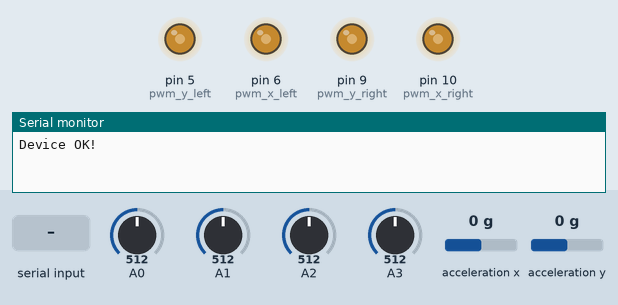
A sketch run on a simulated Arduino Uno, built with avr-gcc and run on an emulated ATmega328P. On the bench: output pins drawn as LEDs (lit = HIGH), the last lines printed to the serial monitor. The test bench sets the inputs (shaded band); at power-on: A0 = 512, A1 = 512, A2 = 512, A3 = 512, acceleration x 0 g, acceleration y 0 g.

Above: at 1.2 s.
1.3 s: A0 set to 716
At 2.5 s:
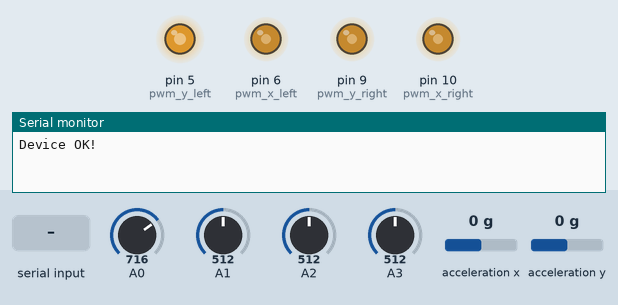
2.8 s: A1 set to 716
At 3.6 s:
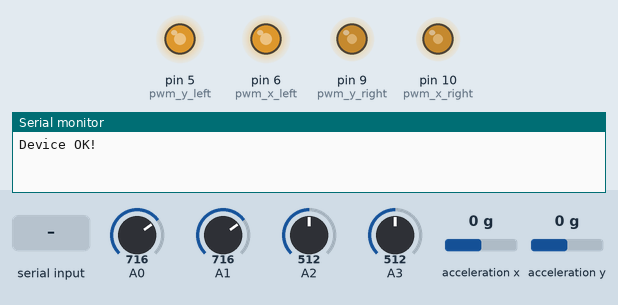
4.3 s: A2 set to 716
At 4.8 s:
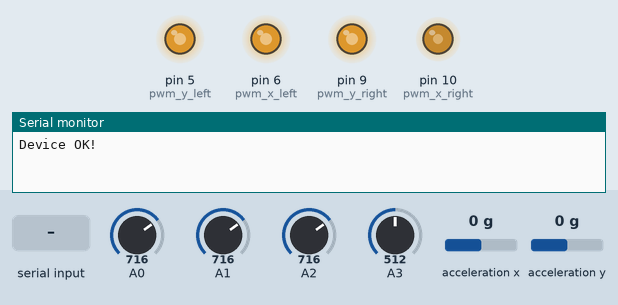
5.8 s: A3 set to 716
At 7.0 s:
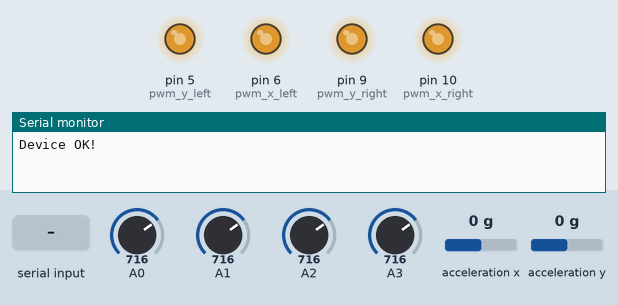
7.3 s: A1 set to 992
At 8.3 s:
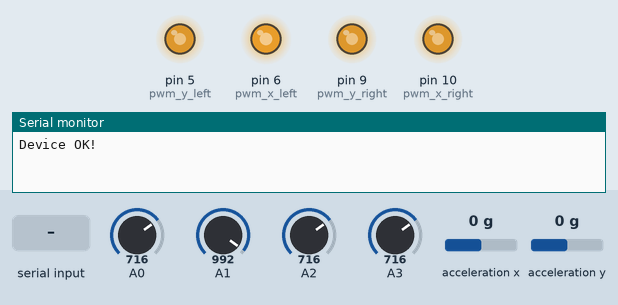
8.8 s: "1" received over Serial
At 9.5 s:
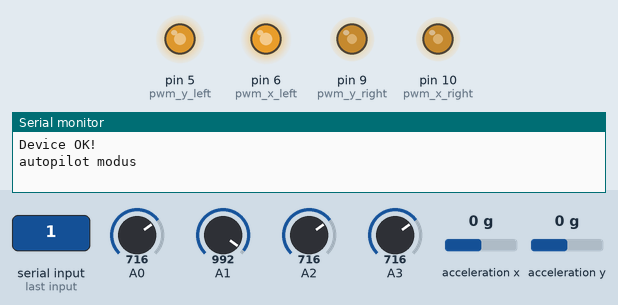
Timing chart, 0 to 11.3 s (numbered marks = the images above; inputs shaded):
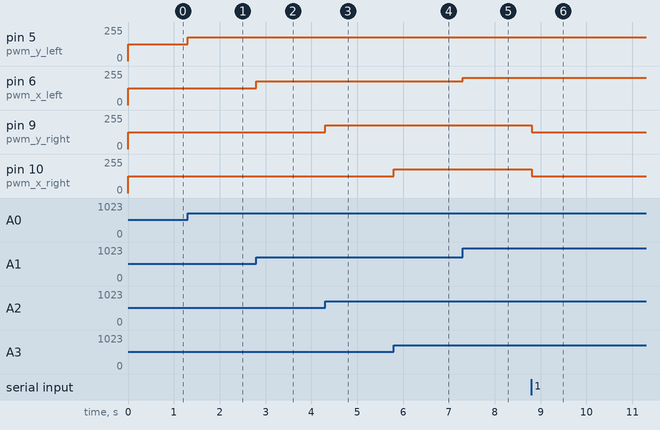

The sketch:

DroneControl3.ino
```cpp
#include "SparkFunLSM6DS3.h"
#include "Wire.h"

//Create a instance of class LSM6DS3
LSM6DS3 myIMU( I2C_MODE, 0x6A );  //I2C device address 0x6A

//define pins
int pwm_y_left = 5; // y-Achse des linken Joysticks, P4 - Grün
int pwm_x_left = 6;  // x-Achse des linken Joysticks, P3 - Rot
int pwm_y_right = 9; // y-Achse des rechten Joysticks, P2 - Schwarz
int pwm_x_right = 10; // x-Achse des rechten Joysticks, P1 - Weiß

float resize(float x, float in_min, float in_max, float out_min, float out_max)//funktion to change the scale
{
  return (x - in_min) * (out_max - out_min) / (in_max - in_min) + out_min;
}

class DroneControl {
  public:
    DroneControl(){ }
    ~DroneControl(){ }

    void initJoystickRestingValues(){
      init_resting_p4 = analogRead(0); //P4 - Schub
      init_resting_p3 = analogRead(1); //P3 - Gieren
      init_resting_p2 = analogRead(2); //P2 - Nicken
      init_resting_p1 = analogRead(3); //P1 - Rollen
    }

    void controlDrone(float *output, float perc_y_left, float perc_x_left, float perc_y_right, float perc_x_right){
      if(perc_y_left > 100.0)
        perc_y_left = 100.0;
      if(perc_y_left < -100.0)
        perc_y_left = -100.0;

      if(perc_x_left > 100.0)
        perc_x_left = 100.0;
      if(perc_x_left < -100.0)
        perc_x_left = -100.0;

      if(perc_y_right > 100.0)
        perc_y_right = 100.0;
      if(perc_y_right < -100.0)
        perc_y_right = -100.0;

      if(perc_x_right > 100.0)
        perc_x_right = 100.0;
      if(perc_x_right < -100.0)
        perc_x_right = -100.0;

      output[0] = calculatePWM(perc_y_left, init_resting_p4, 775.0, 226.0); // P4
      output[1] = calculatePWM(perc_x_left, init_resting_p3, 825.0, 286.0); // P3
      output[2] = calculatePWM(perc_y_right, init_resting_p2, 804.0, 236.0); // P2
      output[3] = calculatePWM(perc_x_right, init_resting_p1, 793.0, 246.0); // P1
    }

    void writeToDrone(float *pwmValues){
      analogWrite(pwm_y_left, (int)pwmValues[0]); //P4 - Schub
      analogWrite(pwm_x_left, (int)pwmValues[1]); // P3 - Gieren
      analogWrite(pwm_y_right, (int)pwmValues[2]); // P2 - Nicken
      analogWrite(pwm_x_right, (int)pwmValues[3]);  // P1 - Rollen
    }

    void writeToDroneTest(){
      analogWrite(pwm_y_left, 255); //P4 - Schub
      analogWrite(pwm_x_left, 255); // P3 - Gieren
      analogWrite(pwm_y_right, 255); // P2 - Nicken
      analogWrite(pwm_x_right, 255);  // P1 - Rollen
    }

    void writeToConsole(float *values){
      Serial.println(String("P1-Rollen: ") + values[3] + String(" P2-Nicken: ") + values[2] + String(" P3-Gieren: ") + values[1] + String(" P4-Schub: ") + values[0] );
    }

    void readFromJoysticks(float* output){
      float rawValues[4];
      rawValues[0] = (float)analogRead(0); //P4 - Schub
      rawValues[1] = (float)analogRead(1); //P3 - Gieren
      rawValues[2] = (float)analogRead(2); //P2 - Nicken
      rawValues[3] = (float)analogRead(3); //P1 - Rollen
      /*output[0] = (float)analogRead(0); //P4 - Schub
      output[1] = (float)analogRead(1); //P3 - Gieren
      output[2] = (float)analogRead(2); //P2 - Nicken
      output[3] = (float)analogRead(3); //P1 - Rollen*/

      convertJoystickValue(rawValues[0], &output[0], init_resting_p4, 775, 226);
      convertJoystickValue(rawValues[1], &output[1], init_resting_p3, 825, 286);
      convertJoystickValue(rawValues[2], &output[2], init_resting_p2, 804, 236);
      convertJoystickValue(rawValues[3], &output[3], init_resting_p1, 793, 246);
    }

    void convertJoystickValue(float joyRawValue, float* output, int init_resting, int upValue, int downValue){
      if(joyRawValue > init_resting){
        *output = resize((float)joyRawValue, (float)upValue, (float)init_resting,  -100.0, 0.0);
      }

      if(joyRawValue == init_resting){
        *output = 0.0;
      }

      if(joyRawValue < init_resting){
        *output = resize((float)joyRawValue, (float)init_resting, (float)downValue, 0.0, 100.0);
      }
    }

    void readFromIMU(float* output){
      output[2] = -(myIMU.readFloatAccelY()/0.5)*100.0;
      output[3] = -(myIMU.readFloatAccelX()/0.5*100.0);
    }

  private:
    float calculatePWM(float input, int restingValue, int highValue, int lowValue) { //input is now raw joystick value
     //floats dürfen nicht mit == verglichen werden, deswegen wird ein intervall festgelegt
      if(input < 0.001 && input > -0.001)
        return restingValue/1024.0 * 255.0;

      //bei positiven prozentzahlen
      if(input > 0.0)
        return (restingValue - (restingValue - lowValue)*input/100.0)/1024.0 * 255.0;

       //bei negativen prozentzahlen
      if(input < 0.0)
        return (restingValue - (highValue - restingValue)*input/100.0)/1024.0 * 255.0;
    }
    int init_resting_p4;
    int init_resting_p3;
    int init_resting_p2;
    int init_resting_p1;
};

void initArduino(){
  //init pins
  pinMode(pwm_y_left, OUTPUT); // P4 - Schub
  pinMode(pwm_x_left, OUTPUT); // P3 - Gieren
  pinMode(pwm_y_right, OUTPUT); // P2 - Nicken
  pinMode(pwm_x_right, OUTPUT); // P1 - Rollen

  //init serial
  Serial.begin(9600);
  while (!Serial) {
    ; // wait for serial port to connect. Needed for native USB port only
  }

  //init i2c
  if( myIMU.begin() != 0 )
    Serial.println("Device error");
  else
    Serial.println("Device OK!");
}


DroneControl dc;

void setup() {
  initArduino();
  dc.initJoystickRestingValues();
}

bool manual = true;

void loop() {
  if(Serial.available() > 0){
    char command = Serial.read();
    if(!manual && command == '0'){ // send '0' char ascci
      manual = true;
      Serial.println("manual modus");
    }
    if(manual && command == '1'){ // send '1' char ascii
      manual = false;
      Serial.println("autopilot modus");
    }
  }

  float joystickValues[4];
  float imuValues[4] = {0,0,0,0};
  float resultPWMValues[4];

  if(manual){
    dc.readFromJoysticks(joystickValues);
    dc.controlDrone(resultPWMValues, joystickValues[0], joystickValues[1], joystickValues[2], joystickValues[3]);
  } else {
    dc.readFromJoysticks(joystickValues);
    dc.readFromIMU(imuValues);
    dc.controlDrone(resultPWMValues, joystickValues[0], joystickValues[1], imuValues[2], imuValues[3]);
  }
  dc.writeToDrone(resultPWMValues);
  //dc.writeToConsole(resultPWMValues);
}
```

Measured:
- after the input at 1.3 s, pin 5 (pwm_y_left): 127/255 → 178/255 at once
- after the input at 2.8 s, pin 6 (pwm_x_left): 127/255 → 178/255 at once
- after the input at 4.3 s, pin 9 (pwm_y_right): 127/255 → 178/255 at once
- after the input at 5.8 s, pin 10 (pwm_x_right): 127/255 → 178/255 at once
- after the input at 7.3 s, pin 6 (pwm_x_left): 178/255 → 205/255 at once
- after the input at 8.8 s, pin 9 (pwm_y_right), pin 10 (pwm_x_right): 178/255 → 127/255 at once
